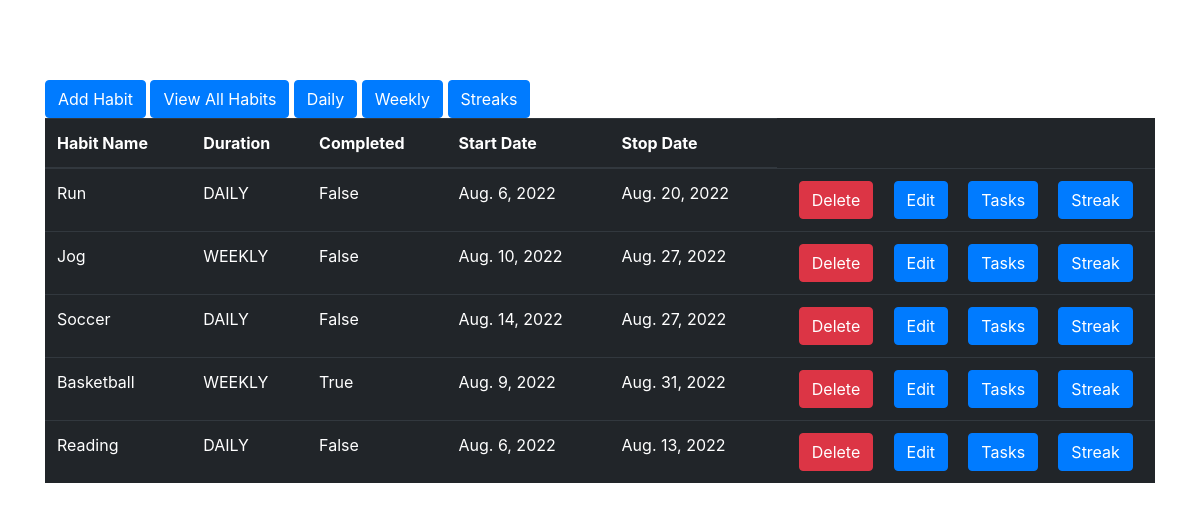
The page /habits/ on the database its author committed.
### habit_tracker/models.py (models this page shows, shortened)
class HabitModel(models.Model):
    class Meta:
        db_table = "habit"
    name = models.CharField(max_length=100)
    duration = models.CharField(max_length=100, choices=Choices('DAILY','WEEKLY'), default=Choices('DAILY'))
    completed = models.BooleanField(default=False)
    start_date = models.DateField()
    finish_date = models.DateField()

### habit_tracker/views.py (the view)
# urls.py: path('habits/',views.All_Habits_View.as_view(),name='habits'),
class All_Habits_View(views.View):
    def get(self,request):
        all_habits = HabitModel.objects.all()
        return render(request,'all_habits.html',{'habits':all_habits})

### habit_tracker/templates/all_habits.html (shortened to what this page needs)
{% extends 'base.html' %}
{% block content %}
<a href="{% url 'add-habit'  %}"> <button class = "btn btn-primary">Add Habit</button> </a>
<a href="{% url 'habits'  %}"> <button class = "btn btn-primary">View All Habits</button> </a>
<a href="{% url 'daily'  %}"> <button class = "btn btn-primary">Daily</button> </a>
<a href="{% url 'weekly'  %}"> <button class = "btn btn-primary">Weekly</button> </a>
<a href="{% url 'streaks'  %}"> <button class = "btn btn-primary">Streaks</button> </a>
<table class="table table-dark">
  <thead>
    <tr>
      <th scope="col">Habit Name</th>
      <th scope="col">Duration</th>
      <th scope="col">Completed</th>
      <th scope="col">Start Date</th>
      <th scope="col">Stop Date</th>
    </tr>
  </thead>
  <tbody>
    {% for habit in habits %}
    <tr>
      <td>{{habit.name}}</td>
      <td> {{habit.duration }}</td>
      <td> {{habit.completed}}</td>
      <td> {{habit.start_date }}</td>
      <td> {{habit.finish_date }}</td>
      <td class = "d-flex flex-row justify-content-around">
        <form method="post" action = "delete/{{habit.id}}">
        <input type="submit" value="Delete" class = "btn btn-danger">
       </form>
        <a href = "{% url 'update' habit.id %}"  ><button class = "btn btn-primary"> Edit</button></a>
        <a href = "{% url 'tasks' habit.id %}"  ><button class = "btn btn-primary">  Tasks </button></a>
        <a href = "{% url 'streak' habit.id %}"  ><button class = "btn btn-primary"> Streak </button></a>
      </td>
    </tr>
    {% endfor %}
  </tbody>
</table>
{% endblock %}

### rows shown on the page
HabitModel: name "Run", duration "DAILY", completed "False", start_date "Aug. 6, 2022", finish_date "Aug. 20, 2022"
HabitModel: name "Jog", duration "WEEKLY", completed "False", start_date "Aug. 10, 2022", finish_date "Aug. 27, 2022"
HabitModel: name "Soccer", duration "DAILY", completed "False", start_date "Aug. 14, 2022", finish_date "Aug. 27, 2022"
HabitModel: name "Basketball", duration "WEEKLY", completed "True", start_date "Aug. 9, 2022", finish_date "Aug. 31, 2022"
HabitModel: name "Reading", duration "DAILY", completed "False", start_date "Aug. 6, 2022", finish_date "Aug. 13, 2022"
